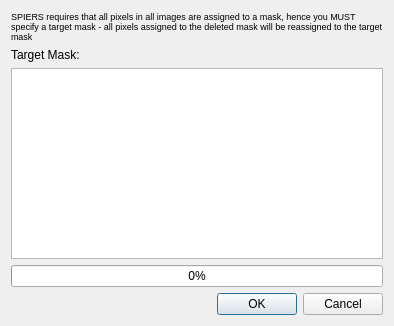
<?xml version="1.0" encoding="UTF-8"?>
<ui version="4.0">
 <class>DeleteMaskDialog</class>
 <widget class="QDialog" name="DeleteMaskDialog">
  <property name="geometry">
   <rect>
    <x>0</x>
    <y>0</y>
    <width>394</width>
    <height>326</height>
   </rect>
  </property>
  <property name="windowTitle">
   <string>Delete a Mask</string>
  </property>
  <layout class="QVBoxLayout">
   <item>
    <widget class="QLabel" name="label">
     <property name="font">
      <font>
       <pointsize>7</pointsize>
      </font>
     </property>
     <property name="text">
      <string>SPIERS requires that all pixels in all images are assigned to a mask, hence you MUST specify a target mask - all pixels assigned to the deleted mask will be reassigned to the target mask</string>
     </property>
     <property name="wordWrap">
      <bool>true</bool>
     </property>
    </widget>
   </item>
   <item>
    <widget class="QLabel" name="label_2">
     <property name="text">
      <string>Target Mask:</string>
     </property>
    </widget>
   </item>
   <item>
    <widget class="QListWidget" name="ListTargetMasks"/>
   </item>
   <item>
    <widget class="QProgressBar" name="progressBar">
     <property name="value">
      <number>0</number>
     </property>
    </widget>
   </item>
   <item>
    <widget class="QDialogButtonBox" name="buttonBox">
     <property name="standardButtons">
      <set>QDialogButtonBox::Cancel|QDialogButtonBox::Ok</set>
     </property>
    </widget>
   </item>
  </layout>
 </widget>
 <resources/>
 <connections/>
</ui>
